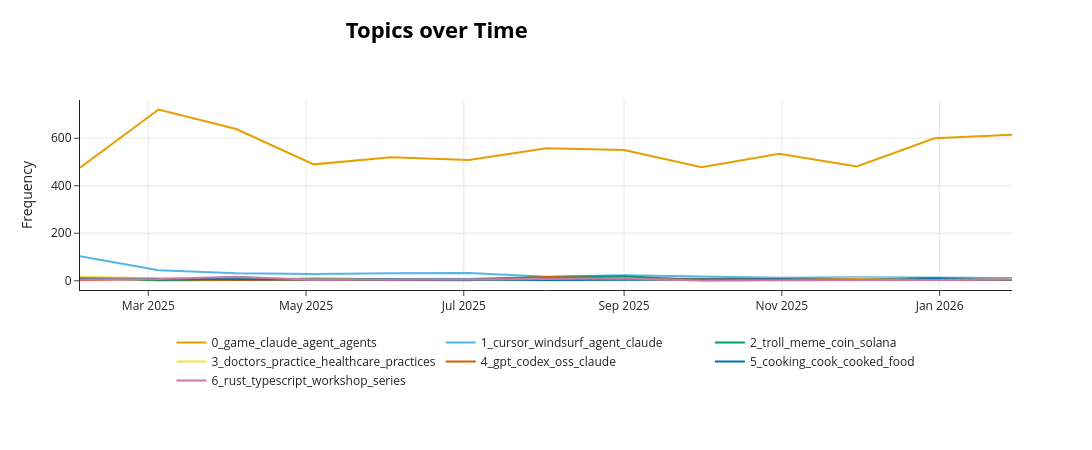

Notebook source saved alongside this figure:
### Code cell
# Visualisasi frekuensi topik sepanjang waktu (outlier -1 otomatis di-exclude).
fig = model.visualize_topics_over_time(topics_over_time, top_n_topics=min(NUM_TOPICS, 10))

# Pindahkan legend ke bawah graph (horizontal) supaya area plot lebih lebar.
fig.update_layout(
    legend=dict(
        orientation="h",      # legend mendatar
        yanchor="top",
        y=-0.20,              # di bawah area plot (negatif = di luar bawah)
        xanchor="center",
        x=0.5,
        title_text="",
    ),
    margin=dict(b=160),       # ruang ekstra di bawah untuk menampung legend
)
fig.show()

### Figure 1 — Plotly figure (JSON) as saved in the notebook; plotly's stock layout.template omitted (floating-point values rounded to 4 significant figures)
{"data": [{"hoverinfo": "text", "hovertext": ["<b>Topic 0</b><br>Words: claude, agent, game, programming, software", "<b>Topic 0</b><br>Words: game, games, claude, software, programming", "<b>Topic 0</b><br>Words: game, agent, agents, mcp, games", "<b>Topic 0</b><br>Words: game, claude, tools, agent, games", "<b>Topic 0</b><br>Words: claude, game, agent, agents, day", "<b>Topic 0</b><br>Words: security, claude, game, agents, need", "<b>Topic 0</b><br>Words: game, claude, agent, security, agents", "<b>Topic 0</b><br>Words: claude, game, agent, agents, tools", "<b>Topic 0</b><br>Words: agent, game, claude, tools, agents", "<b>Topic 0</b><br>Words: gemini, game, claude, google, software", "<b>Topic 0</b><br>Words: gemini, claude, game, agent, google", "<b>Topic 0</b><br>Words: claude, game, agent, agents, next", "<b>Topic 0</b><br>Words: claude, agent, agents, game, agentic"], "marker": {"color": "#E69F00"}, "mode": "lines", "name": "0_game_claude_agent_agents", "type": "scatter", "x": ["2025-02-02T14:13:30.537000000", "2025-03-04T23:37:00.538461538", "2025-04-03T23:38:53.076923077", "2025-05-03T23:40:45.615384616", "2025-06-02T23:42:38.153846154", "2025-07-02T23:44:30.692307692", "2025-08-01T23:46:23.230769232", "2025-08-31T23:48:15.769230768", "2025-09-30T23:50:08.307692308", "2025-10-30T23:52:00.846153848", "2025-11-29T23:53:53.384615384", "2025-12-29T23:55:45.923076924", "2026-01-28T23:57:38.461538464"], "y": [476, 721, 639, 490, 520, 508, 558, 550, 478, 535, 481, 600, 615]}, {"hoverinfo": "text", "hovertext": ["<b>Topic 1</b><br>Words: cursor, agent, windsurf, composer, project", "<b>Topic 1</b><br>Words: cursor, windsurf, agent, mode, mcp", "<b>Topic 1</b><br>Words: cursor, firebase, windsurf, vscode, google", "<b>Topic 1</b><br>Words: cursor, feature, privacy, rules, feels", "<b>Topic 1</b><br>Words: cursor, windsurf, claude, bad, gcp", "<b>Topic 1</b><br>Words: cursor, mobile, windsurf, chatgpt, available", "<b>Topic 1</b><br>Words: cursor, cooked, mistakes, copilot, mcp", "<b>Topic 1</b><br>Words: cursor, copilot, windsurf, overflow, stack", "<b>Topic 1</b><br>Words: cursor, work, tool, codex, tools", "<b>Topic 1</b><br>Words: cursor, file, physical, docs, stack", "<b>Topic 1</b><br>Words: cursor, editor, eventually, vercel, visual", "<b>Topic 1</b><br>Words: cursor, project, come, screen, ceo", "<b>Topic 1</b><br>Words: cursor, codex, image, claude, scroll"], "marker": {"color": "#56B4E9"}, "mode": "lines", "name": "1_cursor_windsurf_agent_claude", "type": "scatter", "x": ["2025-02-02T14:13:30.537000000", "2025-03-04T23:37:00.538461538", "2025-04-03T23:38:53.076923077", "2025-05-03T23:40:45.615384616", "2025-06-02T23:42:38.153846154", "2025-07-02T23:44:30.692307692", "2025-08-01T23:46:23.230769232", "2025-08-31T23:48:15.769230768", "2025-09-30T23:50:08.307692308", "2025-10-30T23:52:00.846153848", "2025-11-29T23:53:53.384615384", "2025-12-29T23:55:45.923076924", "2026-01-28T23:57:38.461538464"], "y": [103, 44, 32, 28, 31, 33, 17, 23, 18, 13, 15, 12, 12]}, {"hoverinfo": "text", "hovertext": ["<b>Topic 2</b><br>Words: solana, meme, coins, coin, troll", "<b>Topic 2</b><br>Words: btc, influencers, researchers, gambling, surprised", "<b>Topic 2</b><br>Words: coin, meme, btc, soul, collect", "<b>Topic 2</b><br>Words: meme, season, btc, troll, coin", "<b>Topic 2</b><br>Words: solana, meme, narrative, holding, troll", "<b>Topic 2</b><br>Words: troll, meta, coin, meme, launchpad", "<b>Topic 2</b><br>Words: troll, meme, meta, launchpad, sell", "<b>Topic 2</b><br>Words: troll, meme, coin, bottom, ppl", "<b>Topic 2</b><br>Words: meme, lead, troll, takes, coin", "<b>Topic 2</b><br>Words: bottom, integrating, eating, ppl, message", "<b>Topic 2</b><br>Words: bookmark, gambling, purely, stupid, position", "<b>Topic 2</b><br>Words: meme, trading, troll, coins, coin", "<b>Topic 2</b><br>Words: coin, trading, far, step, pump"], "marker": {"color": "#009E73"}, "mode": "lines", "name": "2_troll_meme_coin_solana", "type": "scatter", "x": ["2025-02-02T14:13:30.537000000", "2025-03-04T23:37:00.538461538", "2025-04-03T23:38:53.076923077", "2025-05-03T23:40:45.615384616", "2025-06-02T23:42:38.153846154", "2025-07-02T23:44:30.692307692", "2025-08-01T23:46:23.230769232", "2025-08-31T23:48:15.769230768", "2025-09-30T23:50:08.307692308", "2025-10-30T23:52:00.846153848", "2025-11-29T23:53:53.384615384", "2025-12-29T23:55:45.923076924", "2026-01-28T23:57:38.461538464"], "y": [11, 2, 3, 9, 6, 7, 16, 19, 2, 2, 4, 12, 3]}, {"hoverinfo": "text", "hovertext": ["<b>Topic 3</b><br>Words: practice, doctors, practices, private, healthcare", "<b>Topic 3</b><br>Words: practices, practice, doctors, private, health", "<b>Topic 3</b><br>Words: practice, doctors, healthcare, health, nothing", "<b>Topic 3</b><br>Words: practice, cheap, doctors, healthcare, care", "<b>Topic 3</b><br>Words: healthcare, collection, device, quiet, alert", "<b>Topic 3</b><br>Words: doctors, practices, practice, healthcare, tech", "<b>Topic 3</b><br>Words: doctors, practices, private, practice, nothing", "<b>Topic 3</b><br>Words: healthcare, agree, practices, health, talk", "<b>Topic 3</b><br>Words: doctors, practice, healthcare, private, compliance", "<b>Topic 3</b><br>Words: doctors, health, digital, tech, practices", "<b>Topic 3</b><br>Words: doctors, healthcare, operations, custom, services", "<b>Topic 3</b><br>Words: healthcare, doctors, docs, health, practice"], "marker": {"color": "#F0E442"}, "mode": "lines", "name": "3_doctors_practice_healthcare_practices", "type": "scatter", "x": ["2025-02-02T14:13:30.537000000", "2025-03-04T23:37:00.538461538", "2025-04-03T23:38:53.076923077", "2025-05-03T23:40:45.615384616", "2025-06-02T23:42:38.153846154", "2025-08-01T23:46:23.230769232", "2025-08-31T23:48:15.769230768", "2025-09-30T23:50:08.307692308", "2025-10-30T23:52:00.846153848", "2025-11-29T23:53:53.384615384", "2025-12-29T23:55:45.923076924", "2026-01-28T23:57:38.461538464"], "y": [17, 9, 4, 9, 2, 5, 4, 3, 3, 10, 6, 7]}, {"hoverinfo": "text", "hovertext": ["<b>Topic 4</b><br>Words: gpt, levels, infra, clone, git", "<b>Topic 4</b><br>Words: gpt, search, called, producing, inspiration", "<b>Topic 4</b><br>Words: gpt, old, imo, confidence, worst", "<b>Topic 4</b><br>Words: gpt, custom, chat, post, checks", "<b>Topic 4</b><br>Words: gpt, corner, anytime, challenges, playing", "<b>Topic 4</b><br>Words: gpt, oss, gemini, improvements, mac", "<b>Topic 4</b><br>Words: gpt, codex, models, oss, recent", "<b>Topic 4</b><br>Words: gpt, codex, claude, forth, responsible", "<b>Topic 4</b><br>Words: gpt, math, end, models, codex", "<b>Topic 4</b><br>Words: gpt, oss, power, codex, overflow", "<b>Topic 4</b><br>Words: gpt, expect, producing, collaborate, pulling", "<b>Topic 4</b><br>Words: gpt, codex, heavily, imo, tells"], "marker": {"color": "#D55E00"}, "mode": "lines", "name": "4_gpt_codex_oss_claude", "type": "scatter", "x": ["2025-02-02T14:13:30.537000000", "2025-03-04T23:37:00.538461538", "2025-04-03T23:38:53.076923077", "2025-05-03T23:40:45.615384616", "2025-07-02T23:44:30.692307692", "2025-08-01T23:46:23.230769232", "2025-08-31T23:48:15.769230768", "2025-09-30T23:50:08.307692308", "2025-10-30T23:52:00.846153848", "2025-11-29T23:53:53.384615384", "2025-12-29T23:55:45.923076924", "2026-01-28T23:57:38.461538464"], "y": [3, 7, 3, 4, 2, 16, 9, 6, 6, 5, 3, 3]}, {"hoverinfo": "text", "hovertext": ["<b>Topic 5</b><br>Words: cooking, cooked, hours, lunch, cracked", "<b>Topic 5</b><br>Words: cooking, cooked, food, eating, cute", "<b>Topic 5</b><br>Words: cooking, removed, skip, wife, party", "<b>Topic 5</b><br>Words: cooking, cook, anywhere, lunch, eat", "<b>Topic 5</b><br>Words: cooking, house, throwing, expand, heard", "<b>Topic 5</b><br>Words: cooking, fire, kinda, videos, slop", "<b>Topic 5</b><br>Words: cooked, responses, dad, trip, mom", "<b>Topic 5</b><br>Words: cooking, cook, beat, wrapped, season", "<b>Topic 5</b><br>Words: bro, cooking, cook, let, eating", "<b>Topic 5</b><br>Words: cooking, cook, cooked, food, patience", "<b>Topic 5</b><br>Words: cooking, cooked, dating, perform, cover", "<b>Topic 5</b><br>Words: cooking, cook, cooked, keep, heard", "<b>Topic 5</b><br>Words: food, feel, indian, cooking, engine"], "marker": {"color": "#0072B2"}, "mode": "lines", "name": "5_cooking_cook_cooked_food", "type": "scatter", "x": ["2025-02-02T14:13:30.537000000", "2025-03-04T23:37:00.538461538", "2025-04-03T23:38:53.076923077", "2025-05-03T23:40:45.615384616", "2025-06-02T23:42:38.153846154", "2025-07-02T23:44:30.692307692", "2025-08-01T23:46:23.230769232", "2025-08-31T23:48:15.769230768", "2025-09-30T23:50:08.307692308", "2025-10-30T23:52:00.846153848", "2025-11-29T23:53:53.384615384", "2025-12-29T23:55:45.923076924", "2026-01-28T23:57:38.461538464"], "y": [9, 7, 4, 5, 5, 3, 3, 4, 6, 6, 3, 7, 4]}, {"hoverinfo": "text", "hovertext": ["<b>Topic 6</b><br>Words: rust, typescript, client, case, server", "<b>Topic 6</b><br>Words: rust, typescript, type, compiler, workshop", "<b>Topic 6</b><br>Words: rust, series, workshop, hackathon, weekend", "<b>Topic 6</b><br>Words: typescript, rust, reasons, types, javascript", "<b>Topic 6</b><br>Words: rust, typescript, python, compiler, hours", "<b>Topic 6</b><br>Words: rust, safe, logic, programs, memory", "<b>Topic 6</b><br>Words: rust, typescript, language, safe, better", "<b>Topic 6</b><br>Words: rust, typescript, compiler, generally, types", "<b>Topic 6</b><br>Words: rust, typescript, safe, optimize, known", "<b>Topic 6</b><br>Words: rust, programs, safe, memory, program", "<b>Topic 6</b><br>Words: rust, typescript, compiler, able, fast", "<b>Topic 6</b><br>Words: rust, typescript, python, comments, llms"], "marker": {"color": "#CC79A7"}, "mode": "lines", "name": "6_rust_typescript_workshop_series", "type": "scatter", "x": ["2025-02-02T14:13:30.537000000", "2025-03-04T23:37:00.538461538", "2025-04-03T23:38:53.076923077", "2025-05-03T23:40:45.615384616", "2025-06-02T23:42:38.153846154", "2025-07-02T23:44:30.692307692", "2025-08-31T23:48:15.769230768", "2025-09-30T23:50:08.307692308", "2025-10-30T23:52:00.846153848", "2025-11-29T23:53:53.384615384", "2025-12-29T23:55:45.923076924", "2026-01-28T23:57:38.461538464"], "y": [5, 7, 17, 4, 5, 5, 9, 1, 2, 1, 3, 5]}], "layout": {"height": 450, "hoverlabel": {"bgcolor": "white", "font": {"family": "Rockwell", "size": 16}}, "legend": {"orientation": "h", "title": {"text": ""}, "x": 0.5, "xanchor": "center", "y": -0.2, "yanchor": "top"}, "margin": {"b": 160}, "title": {"font": {"color": "Black", "size": 22}, "text": "<b>Topics over Time</b>", "x": 0.4, "xanchor": "center", "y": 0.95, "yanchor": "top"}, "width": 1250, "xaxis": {"showgrid": true}, "yaxis": {"showgrid": true, "title": {"text": "Frequency"}}}}
